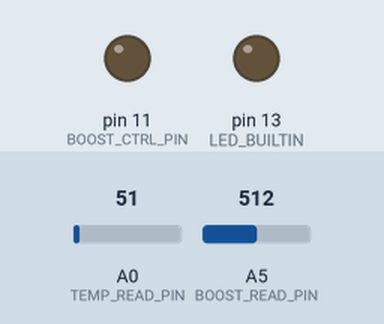
Simulated run of this sketch. Board: Arduino Uno, built with avr-gcc and run on an emulated ATmega328P. Shown: output pins drawn as LEDs (lit = HIGH). The inputs (shaded band) are chosen by the test bench; at power-on: A5 (BOOST_READ_PIN) = 512, A0 (TEMP_READ_PIN) = 51. Sleep ends after the set time or at an interrupt.

Above: at 1.2 s.
1.3 s: A5 (BOOST_READ_PIN) set to 478
At 2.9 s:
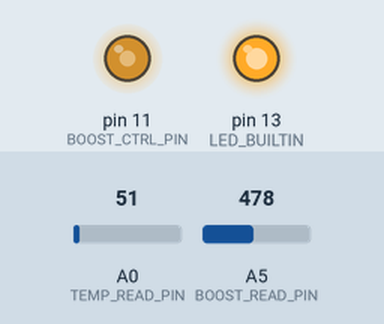
4.0 s: A5 (BOOST_READ_PIN) set to 716
At 4.7 s:
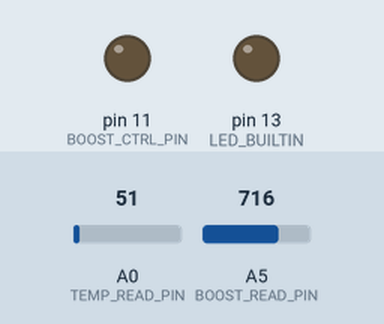
6.7 s: A5 (BOOST_READ_PIN) set to 306
At 8.8 s:
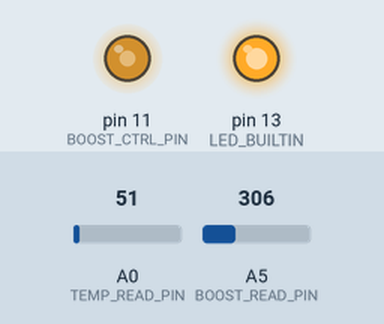
9.5 s: A5 (BOOST_READ_PIN) set to 511
At 10.5 s:
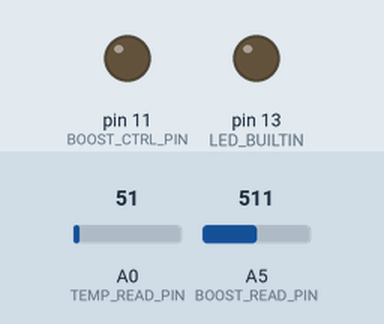
Timing chart, 0 to 12.5 s (numbered marks = the images above; inputs shaded):
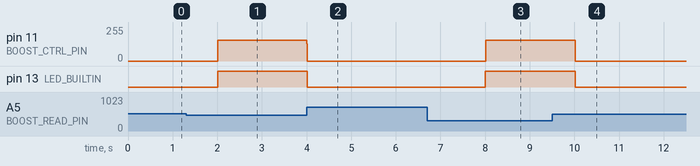

Measured:
- the behaviour switches between 491 and 490 on A5 (BOOST_READ_PIN) (found by bisection; images 0 and 1)
- after the input at 1.3 s, pin 11 (BOOST_CTRL_PIN): 0/255 → 154/255 after 0.71 s; pin 13 (LED_BUILTIN): LOW → HIGH after 0.71 s
- after the input at 4.0 s, pin 11 (BOOST_CTRL_PIN): 154/255 → 0/255 at once; pin 13 (LED_BUILTIN): HIGH → LOW at once
- after the input at 6.7 s, pin 11 (BOOST_CTRL_PIN): 0/255 → 154/255 after 1.3 s; pin 13 (LED_BUILTIN): LOW → HIGH after 1.3 s
- after the input at 9.5 s, pin 11 (BOOST_CTRL_PIN): 154/255 → 0/255 after 0.51 s; pin 13 (LED_BUILTIN): HIGH → LOW after 0.51 s

The sketch:

FinalFirmware.ino
```cpp
#include <avr/sleep.h>
#include <avr/power.h>

#include <SoftwareSerial.h>

// Pin Defines
#define TEMP_READ_PIN             A0
#define BOOST_READ_PIN            A5
#define BOOST_CTRL_PIN            11
#define BT_RX                     4
#define BT_TX                     5

// Temperature Defines
#define TEMP_ZERO_DEGREES_OFFSET  540.0f          // 540mV for our specific temp sensor
#define TEMP_MV_PER_C             10.0f           // 10mV / *C
#define VOLTAGE_SCALER            4.8828125f      // 4.8 mV per analogReading
#define NUM_TEMP_SAMPLES          32

// Interrupt Defines
#define INTERRUPT_PERIODS         15              // Total time = # * 2 (in sec)

// Boost Converter Defines
#define BOOST_READING_9V          519             // ( (9.0/3.55) / 5 ) * 1024
#define BOOST_READING_8_5_V       490             // ( (8.5/3.55) / 5 ) * 1024
#define BOOST_READING_REF         532             // ( (9.2/3.55) / 5 ) * 1024 ~~~~ +- some error in the resistor vals
#define BOOST_MAX_ERROR           4               // (3/1023) * (5V range) * (3.55 Division factor) = 0.052V
#define BOOST_MAX_DUTY_CYCLE      154             // 60% => 60 / 100 * (256 range)
#define BOOST_AVG_DUTY_CYCLE      141             // 55% => 55 / 100 * (256 range)
#define BOOST_MIN_DUTY_CYCLE      128             // 50% => 50 / 100 * (256 range)

// Interrupt Vars
volatile byte interruptCount = 0;
volatile float avgMeasurement = 0;
volatile bool sleepEnabled = false;

// Boost Converter Vars
int dutyCycle = 127; // Start @ 50%

// BT Vars
SoftwareSerial BT(BT_RX, BT_TX);


void setup() {
  //
  // IO Setup
  //
  Serial.begin(9600);
  pinMode(TEMP_READ_PIN, INPUT);
  pinMode(BOOST_READ_PIN, INPUT);
  pinMode(BOOST_CTRL_PIN, OUTPUT);

  pinMode(LED_BUILTIN, OUTPUT);
  digitalWrite(LED_BUILTIN, LOW);

  BT.begin(9600);
  BT.setTimeout(100); // Only wait 0.1 sec if reading data

  //
  // Setup Interrupt
  //
  cli(); // Stop interrupts

  // Init interrupt on timer1 @ 0.5Hz
  TCCR1A = 0; // set entire TCCR1A register to 0
  TCCR1B = 0; // same for TCCR1B
  TCNT1  = 0; //initialize counter value to 0

  OCR1A = 31249;  // Compare Match Register Value
                  // This set the frequency to 0.5Hz

  // turn on CTC mode
  TCCR1B |= (1 << WGM12);
  // set 1024 prescaler
  TCCR1B |= (1 << CS12) | (1 << CS10);
  // enable timer compare interrupt
  TIMSK1 |= (1 << OCIE1A);

  sei(); // Re-enable interrupts

  //
  // Boost Converter Setup
  //
  TCCR2B = (TCCR2B & 0b11111000) | 0x01; // sets Timer2 frequency at 31372.55 Hz

  completeTemperatureReading();
}


void loop() {
  if( sleepEnabled ) {
    BT.println("SLEEP MODE");
    digitalWrite(LED_BUILTIN, LOW);
    GoToSleep();
    ExitSleep();
  } else {
    digitalWrite(LED_BUILTIN, HIGH);
    updateBoostConverter();
  }
}

////////////////////////////////////////////////////////
//
//  Interrupt callback
//
////////////////////////////////////////////////////////

ISR(TIMER1_COMPA_vect){

  // Increment the count and check if we hit the # periods
  if( ++interruptCount >= INTERRUPT_PERIODS ) {
    interruptCount = 0;
    // Send a measurement
    completeTemperatureReading();
    BT.print( F("[DATA]"));
    BT.println( avgMeasurement );
  }

  // Every 2 seconds we will check the battery voltage
  // to see if we need to turn on the boost converter
  checkVoltage();
}

////////////////////////////////////////////////////////
//
//  Temperature Functions
//
////////////////////////////////////////////////////////

// Gets a set of readings and averages them
void completeTemperatureReading(void) {
  float measurementBuffer[NUM_TEMP_SAMPLES];
  avgMeasurement = 0;

  //
  // Grab NUM_TEMP_SAMPLES readings
  //
  for( byte i = 0; i < NUM_TEMP_SAMPLES; i++ ) {
    float reading = analogRead(TEMP_READ_PIN);
    float translatedTemp = translateTemperature( reading * VOLTAGE_SCALER );
    measurementBuffer[i] = translatedTemp;
    delayMicroseconds(100); // hopefully this gives the ACD time to chill ??
  }

  //
  // Remove the top and bottom two outlier samples
  //
  byte firstH = 0;          // i of the top sample
  byte secondH = 0;         // i of the 2nd highest sample
  byte firstL = 0;          // i of the bottom sample
  byte secondL = 0;         // i of the 2nd smallest sample

  for( byte i = 0; i < NUM_TEMP_SAMPLES; i++ ) {
    float var = measurementBuffer[i];
    if( var > measurementBuffer[firstH] ) { // High Check
      secondH = firstH;
      firstH = i;
    }
    if( var < measurementBuffer[firstL] ) { // Low Check
      secondL = firstL;
      firstL = i;
    }
  }
  measurementBuffer[firstH] = 0;
  measurementBuffer[secondH] = 0;
  measurementBuffer[firstL] = 0;
  measurementBuffer[secondL] = 0;

  //
  // Average the filtered data set
  //
  for( byte i = 0; i < NUM_TEMP_SAMPLES; i++ ) {
    avgMeasurement += measurementBuffer[i];
  }
  avgMeasurement /= (NUM_TEMP_SAMPLES - 4); // Sub 4 bc we filter the top/bottom 2 outliers
}


// Based on the MCP9700E
// Takes a voltage in milivolts and turns it into a temperature reading in *C
float translateTemperature( float voltage ) {
  float deltaV = voltage - TEMP_ZERO_DEGREES_OFFSET;      // get the voltage to the zero *C point
  float degreesC = deltaV / TEMP_MV_PER_C;                // based on the slope, find the *C
  return degreesC;
}

////////////////////////////////////////////////////////
//
//  Boost Converter Functions
//
////////////////////////////////////////////////////////

void updateBoostConverter(void) {
  int boostOut = 0;
  for( int i = 0; i < 16; i++ ) {
    boostOut += analogRead(BOOST_READ_PIN);
  }
  boostOut >>= 4; // divide by 16

  if( boostOut < (BOOST_READING_REF - BOOST_MAX_ERROR) ) {
    dutyCycle = BOOST_MAX_DUTY_CYCLE;
  } else if( boostOut > (BOOST_READING_REF + BOOST_MAX_ERROR) ) {
    dutyCycle = BOOST_MIN_DUTY_CYCLE;
  } else {
    dutyCycle = BOOST_AVG_DUTY_CYCLE;
  }

  //Serial.print(dutyCycle);
  //Serial.print(", ");
  //Serial.println(boostOut);
  analogWrite(BOOST_CTRL_PIN, dutyCycle);
}

// If the voltage is high enough we will stay in sleep mode
// otherwise we will turn on the boost converter
void checkVoltage(void) {
  unsigned int reading = analogRead(BOOST_READ_PIN);
  sleepEnabled = (reading > BOOST_READING_8_5_V);
}

////////////////////////////////////////////////////////
//
//  Sleep Functions
//
////////////////////////////////////////////////////////

void GoToSleep()
{
  set_sleep_mode(SLEEP_MODE_IDLE);
  sleep_enable();

  // Turn off the boost converter
  analogWrite(BOOST_CTRL_PIN, 0);

  // Disable certain timers and other peripherals
  power_timer0_disable();
  power_timer2_disable();
  power_spi_disable();
  power_adc_disable();
  power_twi_disable();

  sleep_mode();
}

void ExitSleep()
{
  // Exit sleep and restore power to peripherals
  sleep_disable();
  power_all_enable();
}
```
